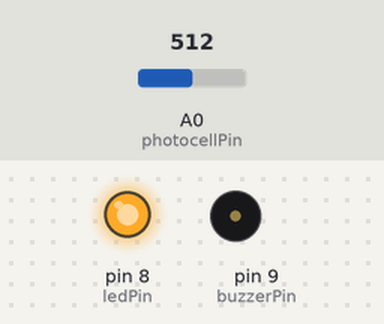
A sketch run on a simulated Arduino Uno, built with avr-gcc and run on an emulated ATmega328P. On the bench: output pins drawn as LEDs (lit = HIGH), buzzer (waves = sounding). Inputs (shaded band) come from the test bench; at power-on: A0 (photocellPin) = 512.

Above: at 0.1 s.
At 6.2 s:
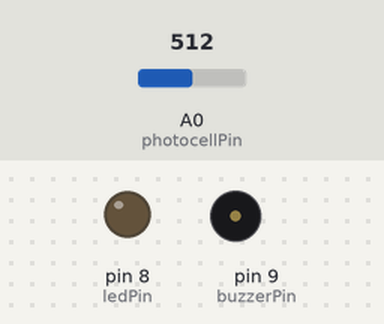
6.3 s: A0 (photocellPin) set to 493
At 7.6 s:
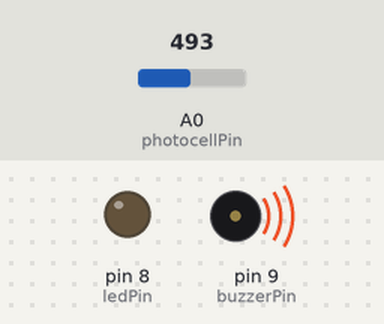
Timing chart, 0 to 9.3 s (numbered marks = the images above; inputs shaded):
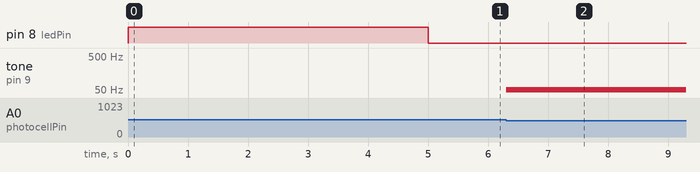

The sketch:

5.14.calibration.ino
```cpp
const int buzzerPin = 9;
const int ledPin = 8;
const int photocellPin = A0;  //photoresistor attach to A2

int lightLow = 1023;
int lightHigh = 0;

int sensorValue = 0;        // value read from the sensor
int pitch = 0;           // sensor value converted into LED 'bars'

unsigned long previousMillis = 0;
const long interval = 5000;

void setup()
{
  pinMode(buzzerPin, OUTPUT); // make buzzer output
  pinMode(ledPin, OUTPUT); // make the LED pin output

  /* calibrate the photoresistor max & min values */
  previousMillis = millis();
  digitalWrite(ledPin, HIGH);
  while (millis() - previousMillis <= interval) {
    sensorValue = analogRead(photocellPin);
    if (sensorValue > lightHigh) {
      lightHigh = sensorValue;
    }
    if (sensorValue < lightLow) {
      lightLow = sensorValue;
    }
  }
  digitalWrite(ledPin, LOW);
}

void loop()
{
  /* play*/
  sensorValue = analogRead(photocellPin); //read the value of A0
  pitch = map(sensorValue, lightLow, lightHigh, 50, 6000);  // map to the buzzer frequency
  if (pitch > 50) {
    tone(buzzerPin, pitch, 20);
  }
  delay(10);
}
```

Measured:
- the behaviour switches between 512 and 511 on A0 (photocellPin) (found by bisection; images 1 and 2)
- after the input at 6.3 s, tone on pin 9 (buzzerPin): silent → 51 Hz at once
